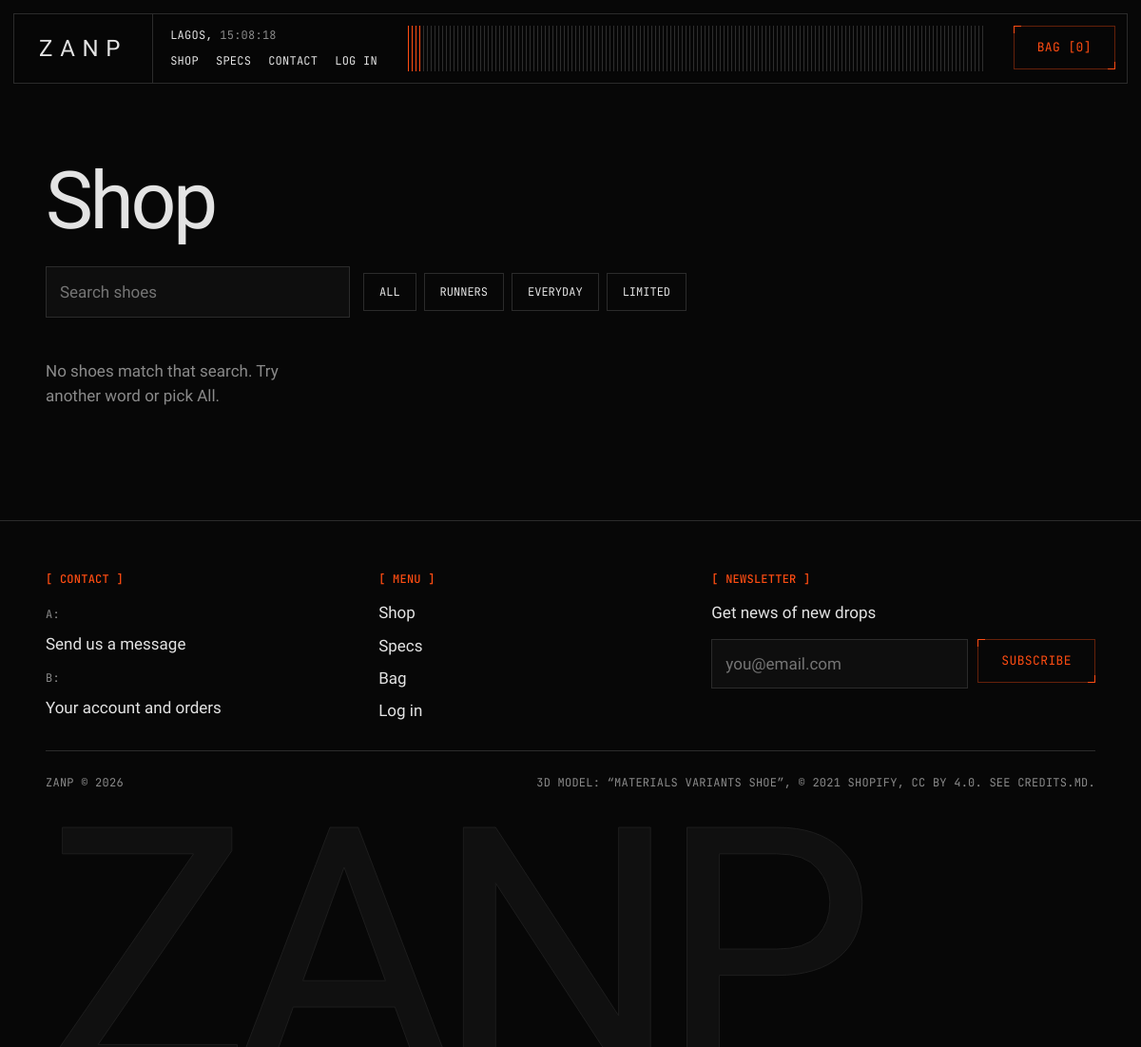
The page /shop.php?cat=runner-01-midnight on the database its author committed.
### tables this page shows
CREATE TABLE categories (
  id INT UNSIGNED AUTO_INCREMENT PRIMARY KEY,
  name VARCHAR(80) NOT NULL,
  slug VARCHAR(80) NOT NULL UNIQUE
);

### includes/bootstrap.php (called while the page is built, shortened)
<?php
function e($v): string { return htmlspecialchars((string)$v, ENT_QUOTES, 'UTF-8'); }

### shop.php (the view, shortened to what this page needs)
<?php
require __DIR__ . '/includes/bootstrap.php';
$cats = $pdo->query('SELECT * FROM categories ORDER BY id')->fetchAll();
$q = trim((string)($_GET['q'] ?? '')); $cat = (string)($_GET['cat'] ?? '');
include __DIR__ . '/includes/header.php';
?>
<section class="wrap">
  <h1 class="page-h">Shop</h1>
  <div class="filters">
    <input id="q" type="search" placeholder="Search shoes" value="<?= e($q) ?>" aria-label="Search shoes">
    <div class="chips" role="group" aria-label="Category">
      <button class="chip" data-cat="" aria-pressed="<?= $cat === '' ? 'true' : 'false' ?>">All</button>
      <?php foreach ($cats as $c): ?><button class="chip" data-cat="<?= e($c['slug']) ?>" aria-pressed="<?= $cat === $c['slug'] ? 'true' : 'false' ?>"><?= e($c['name']) ?></button><?php endforeach; ?>
    </div>
  </div>
  <div class="grid" id="grid" aria-live="polite">
    <?php $_GET['q'] = $q; $_GET['cat'] = $cat; $html_only = true; include __DIR__ . '/api/products.php'; ?>
  </div>
</section>
<?php include __DIR__ . '/includes/footer.php'; ?>

### assets/css/style.css (style rules this page uses)
:root { --bg:#070707;--panel:#0e0e0e;--line:#2b2b2b;--ink:#e3e3e3;--mute:#8a8a8a;--accent:#ff4d12 }
* { box-sizing:border-box }
html { scroll-behavior:smooth }
body { margin:0;background:var(--bg);color:var(--ink);font:400 17px/1.55 'Inter Tight',system-ui,sans-serif;-webkit-font-smoothing:antialiased }
h1,h2,h3,h4 { font-weight:500;letter-spacing:-.04em;line-height:.95;margin:0 }
.mono,.hud,.btn,.chip,.nlmsg,.no,.cat,.tag { font-family:'JetBrains Mono',ui-monospace,monospace }
.wrap { padding:clamp(24px,5vw,72px) clamp(18px,4vw,56px) }
.page-h { font-size:clamp(44px,7vw,112px);margin-bottom:28px }
.grid { display:grid;grid-template-columns:repeat(auto-fill,minmax(260px,1fr));gap:14px }
.filters { display:flex;flex-wrap:wrap;gap:14px;align-items:center;margin-bottom:26px }
input,select,textarea { font:inherit;color:inherit }
#q,.form input,.form select,.form textarea { width:100%;padding:13px 14px;border:1px solid var(--line);border-radius:0;background:var(--panel) }
#q { max-width:320px }
.chips { display:flex;gap:8px;flex-wrap:wrap }
.chip { height:40px;padding:0 16px;border:1px solid var(--line);background:transparent;color:var(--ink);font-size:12px;text-transform:uppercase;cursor:pointer }

### rows shown on the page
categories: name "RUNNERS"
categories: name "EVERYDAY"
categories: name "LIMITED"

### other values the page prints
setting('site_name', 'ZANP') "ZANP"
cart_count() "0"
